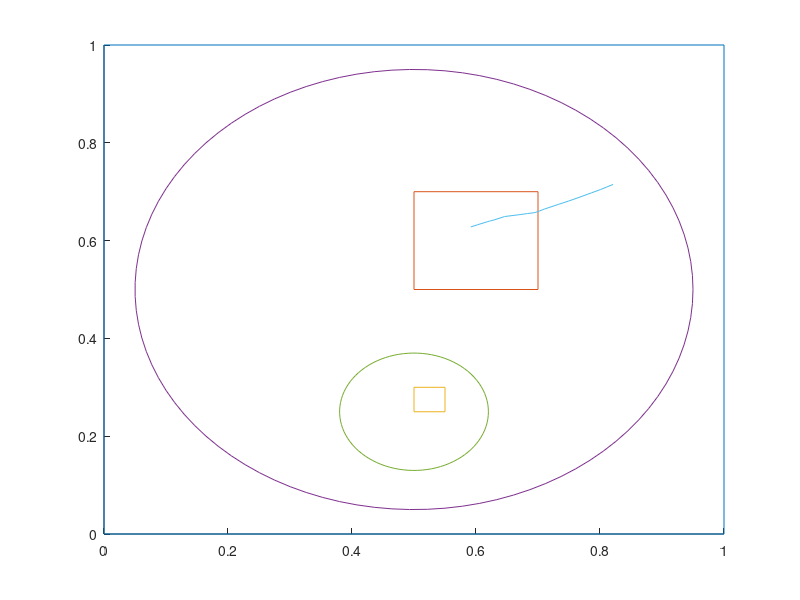

Write MATLAB code to recreate this figure.
function myplot()

load data.txt

l = length(data);
figure;
axis([0 1 0 1])
hold;
x = [0, 1, 1, 0, 0];
y = [0, 0, 1, 1, 0];
plot(x, y)
x = [0.5, 0.7, 0.7, 0.5, 0.5];
y = [0.5, 0.5, 0.7, 0.7, 0.5];
plot(x, y);
x = [0.5, 0.55, 0.55, 0.5, 0.5];
y = [0.25, 0.25, 0.30, 0.30, 0.25];
plot(x, y);


t = linspace(0,2*pi,100)';

ar = 0.45;
ax = 0.5; ay = 0.5;
circsax = ar.*cos(t)+ax;  circsay = ar.*sin(t)+ay; 
plot(circsax, circsay); 

br = 0.12;
bx = 0.5; by = 0.25;
circsbx = br.*cos(t)+bx;  circsby = br.*sin(t)+by; 
plot(circsbx, circsby);

axis([0 1 0 1])

plot(data(:,1),data(:,2)); 

end;
